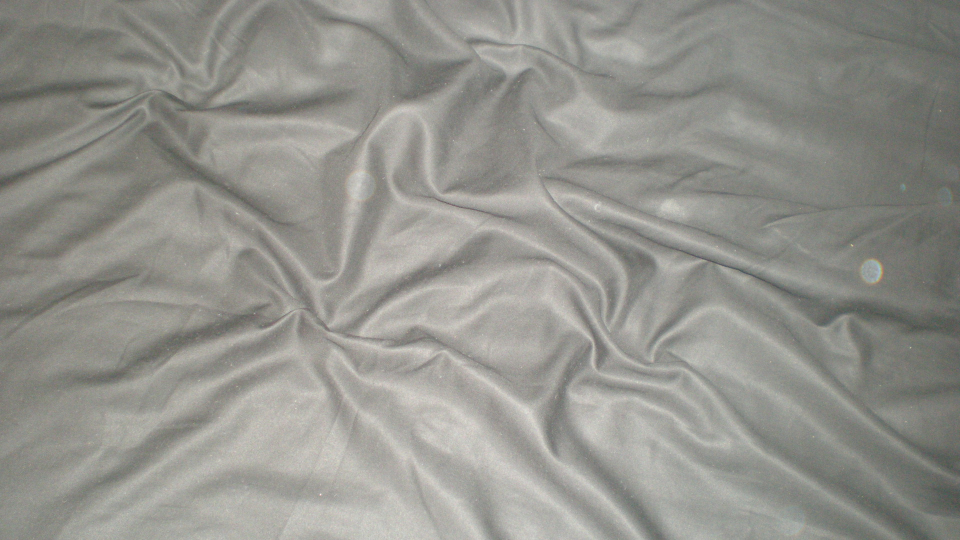
#> input picture mini_scripts/omrbgs/omrbg2.jpg, 1920 x 1080 px (shown at 1/2 size); its folder holds only this picture in this run
$ python unit_testing.py
#> lines starting #> are read from the running program, lines starting #| are printed output that depends on the picture
import cv2
import glob
import imutils
import unittest
import numpy as np
from random import random
from math import sin,cos,pi as PI
from matplotlib import pyplot as plt
# 1: View without saving, 2: Save files without showing
review=1;

dir_glob ='inputs/test'+'/*.jpg'
bg_glob = 'omrbgs/omrbg*.jpg'
u_width=600
IMCOUNT=2

def waitQ():
    while(0xFF & cv2.waitKey(1) != ord('q')):pass
    cv2.destroyAllWindows()

show_count=0
# [85 lines left out: functions show, showOrSave, order_points, four_point_transform, rotateLine, drawPoly, not called in this run]

def getPts(x,y,w,h):
	return np.array([[x,y],[x,y+h],[x+w,y+h],[x+w,y]])

# [12 lines left out: function zeroPad, not called in this run]

def contrast(img, gamma=0.5):
	lookUpTable = np.empty((1,256), np.uint8)
	for i in range(256):
	    lookUpTable[0,i] = np.clip(pow(i / 255.0, gamma) * 255.0, 0, 255)
	return cv2.LUT(img, lookUpTable)

# [61 lines left out: functions applyBG, warpPts, rotateImg, getBoundPts, warpImg, not called in this run]

class testImageWarps(unittest.TestCase):

	def setUp(self):
		self.allIMGs=[]
		allOMRs= glob.iglob(dir_glob)
		allBGs= glob.iglob(bg_glob)
		bgs=[]
		for bgpath in allBGs:
			bg  = cv2.imread(bgpath, cv2.IMREAD_GRAYSCALE)
#> bg: shape (1080, 1920); min 70, max 250, mean 146.2
			# bg = cv2.equalizeHist(bg)
			# ^ Dont work well
			# cv2.normalize(bg , bg, alpha=0, beta=255, norm_type=cv2.NORM_MINMAX)
			# ^ Dont work
			bg = contrast(bg,gamma=0.3)
#> in contrast, `return cv2.LUT(img, lookUpTable)`:
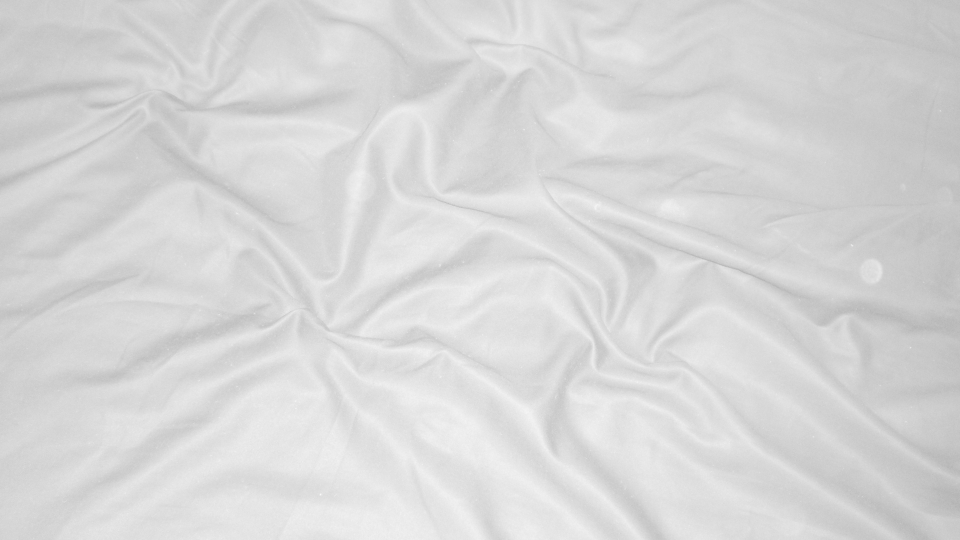
#> returned value: shape (1080, 1920) (shown at 1/2 size); min 173, max 253, mean 214.7
			bgs.append(bg)
		self.bgs=bgs
#> self.bgs = 1 item
		bglen = len(bgs)
#> bglen = 1
		for i,filepath in enumerate(allOMRs):
			if(i==IMCOUNT):
				break
			img=cv2.imread(filepath, cv2.IMREAD_GRAYSCALE)
			#img = contrast(img)
			cv2.normalize(img, img, alpha=0, beta=255, norm_type=cv2.NORM_MINMAX)

			h,w=img.shape[:2]
			u_height = int(h*u_width/w)
			img = cv2.resize(img,(u_width,u_height))
			# img = cv2.resize(bg,(u_width,u_height))

			self.allIMGs.append((img, i%bglen, filepath))

	def testRotation(self):
		for baseimg, bgindex, filepath in self.allIMGs:
			# self.assertEqual(w,u_width, 'width not resized properly!')
			img=baseimg.copy()
			img, c, pts = zeroPad(img,padFrac=0.3)
			# img = applyBG(img,self.bgs[bgindex],pts)
			h,w = img.shape[:2]
			for i in range(-40,41,15):
				# showOrSave(filepath[:-4]+"_rot"+str(i)+".jpg",imutils.rotate_bound(img,i))
				img2, wp = rotateImg(img,pts,i)
				img2 = applyBG(img2,self.bgs[bgindex],wp)
				showOrSave(filepath[:-4]+"_rot"+str(i)+".jpg",img2)

	def testTranslate(self):
		for baseimg, bgindex, filepath in self.allIMGs:
			h,w=baseimg.shape[:2]
			img=baseimg.copy()
			# padding be sufficient for warped points to be within limits
			img, c, pts = zeroPad(img,padFrac=0.3)
			# showOrSave("",applyBG(img,self.bgs[bgindex],pts))

			for i in range(-w//5,w//5+1,w//5):
				for j in range(-w//5,h//5+1,h//5):
					if(i and j):
						M=np.float32([[1,0,i],[0,1,j]])
						img2,_ = warpImg(img,M)
						wp = warpPts(pts,M)
						# [5 lines of commented-out code are left out]
						img2 = applyBG(img2,self.bgs[bgindex],wp)
						showOrSave(filepath[:-4]+"_mov"+str(i)+str(j)+".jpg",img2)


	def testPerspective(self):
		#  perspective on whole image (including bg)
		for baseimg, bgindex, filepath in self.allIMGs:
			h,w=baseimg.shape[:2]
			img_orig=baseimg.copy()
			img_orig, c, pts = zeroPad(img_orig,padFrac=0.2+random()/4)
			img_orig = applyBG(img_orig,self.bgs[bgindex],pts)
			for thetaBase,thetaDist,thetaWide in [
				(40*random(),5,20),
				(-40*random(),10,20),
				(40*random(),15,20),
				(-40*random(),25,20),
				]:

				# rotate image about midpoint
				# img = imutils.rotate_bound(img_orig, thetaBase)
				img, pts1 = rotateImg(img_orig,pts,thetaBase)
				pts1 = getBoundPts(pts1)
				# drawPoly(img,pts1,color=(205,0,0))
				# showOrSave(filepath,img)

				# Create inverse warp rectangle
				pts2 = pts1.copy()
				pts2[3] = rotateLine(pts2[3],pts2[0],-thetaDist)
				pts2[0] = rotateLine(pts2[0],pts2[3],thetaDist)
				pts2[0] = rotateLine(pts2[0],pts2[1],-thetaWide)
				pts2[3] = rotateLine(pts2[3],pts2[2],thetaWide)

				# Done - draw above as lines on image.
				# cv2.polylines(img,[np.array(pts2, np.int32)],isClosed=True,color=(255,255,255), thickness=10)
				# % is positive in python
				drawPoly(img,pts2,color=(205,0,0))

				# Apply perspective
				# img = cv2.warpPerspective(img,M,(w,h))
				img = four_point_transform(img,np.array(pts2))
				showOrSave(filepath[:-4]+"_prsp.jpg",img)


# suite = unittest.TestLoader().loadTestsFromName('unit_testing.testImageWarps.testTranslate')
# suite = unittest.TestLoader().loadTestsFromName('unit_testing.testImageWarps.testRotation')
# suite = unittest.TestLoader().loadTestsFromName('unit_testing.testImageWarps.testPerspective')
suite = unittest.TestLoader().loadTestsFromTestCase(testImageWarps)
# 2 is max verbosity offered
unittest.TextTestRunner(verbosity=2).run(suite)


# [16 lines of commented-out code are left out]
